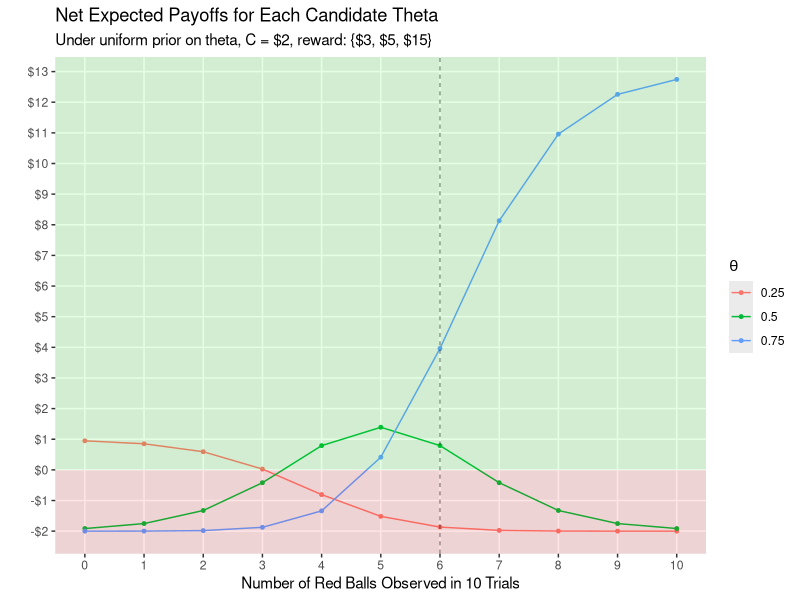
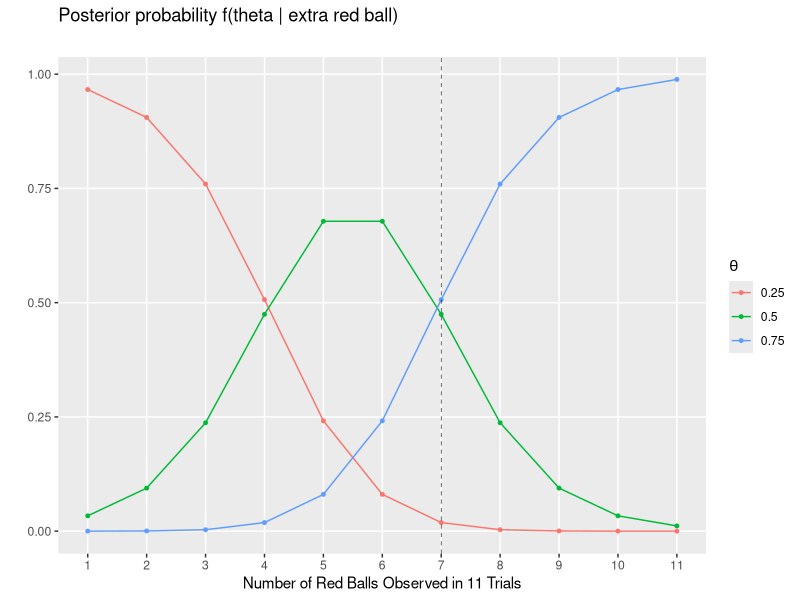
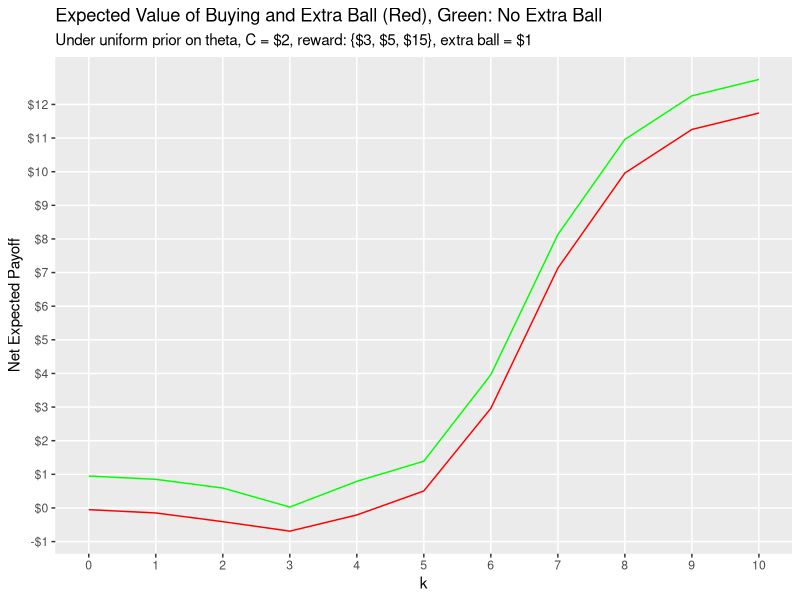

Write the R code that produced these figures, in order.
library(dplyr)
library(tidyr)
library(ggplot2)
library(scales)

theta  <- c(0.25, 0.50, 0.75)
prior  <- c(1/3, 1/3, 1/3)
payoff <- c(3, 5, 15)
N <- 10
k <- 0:N
C <- 2      # cost to play     
extraC <- 1 # cost of extra ball

prop_lik <- function(N, k, theta) {
  theta^k * (1 - theta)^(N - k)
}

EV <- function(C, payoff, p) {
  payoff * p - C
}

post <- matrix(nrow = length(theta), ncol = N + 1)
for (i in 1:ncol(post)) {
  unnorm_post  <- prop_lik(N, k[i], theta) * prior
  post[, i] <- unnorm_post / sum(unnorm_post)
}

rownames(post) <- as.character(theta)
colnames(post) <- k

net <- EV(C, payoff, post)
net_E_payoff_no_extra_ball <- apply(net, 2, max)

wide_to_long <- function(w) {
  df <- as.data.frame(w)
  df <- df |> 
    mutate(theta = rownames(w))  
  long <- df |>
    pivot_longer(
      cols = -theta,           
      names_to = "k",          
      values_to = "value" 
    )
  long <- long |>
    mutate(k = as.numeric(k),
           theta = as.factor(theta))
  return(long)
}

net_wide <- wide_to_long(net)

plot_thetas <- function(net, k, anot = TRUE, dollars = TRUE) {
  p <- ggplot(net, aes(x = k, y = value, color = theta, group = theta)) +
    geom_line(linewidth = 0.5) +
    geom_point(size = 1) +
    scale_x_continuous(breaks = 0:max(k)) +
    labs(
      x = "Number of Red Balls Observed in 10 Trials",
      y = "",
      color = expression(theta)
    ) +
    theme(panel.grid.minor = element_blank()) +
    ggtitle("Net Expected Payoffs for Each Candidate Theta",
            subtitle = "Under uniform prior on theta, C = $2, reward: {$3, $5, $15}")
  if (dollars) {
    p <- p + scale_y_continuous(
      breaks = seq(floor(min(net$value)), 
                   ceiling(max(net$value)), by = 1),
      labels = dollar_format(prefix = "$")
    ) 
  }
  if (anot) {
    p <- p + annotate("rect", xmin = -Inf, xmax = Inf, ymin = -Inf, ymax = 0, 
             fill = "red", alpha = 0.1) +
      annotate("rect", xmin = -Inf, xmax = Inf, ymin = 0, ymax = Inf, 
             fill = "green", alpha = 0.1)
  }
  return(p)
}

p1 <- plot_thetas(net_wide, k) + geom_vline(xintercept = 6, size = 0.2, linetype = "dashed")

# Buying an extra ball, so 11 trials
theta_x_post_red <- theta * post
colnames(theta_x_post_red) <- k + 1 
p_next_red <- colSums(theta_x_post_red)
p_next_green <- 1 - p_next_red

# extra ball is red
norm_next_red <- sweep(theta_x_post_red, MARGIN = 2, STATS = p_next_red, FUN = "/")
long <- wide_to_long(norm_next_red)
p2 <- plot_thetas(long, k + 1, dollars = FALSE, anot = FALSE) +
  ggtitle("Posterior probability f(theta | extra red ball)", subtitle = "") +
  xlab("Number of Red Balls Observed in 11 Trials") +
  geom_vline(xintercept = 7, size = 0.2, linetype = "dashed")

# computed expected payoff under extra red ball
E_payoff_red <- norm_next_red
for (i in 1:length(payoff)) {
  E_payoff_red[i, ] <- E_payoff_red[i, ] * payoff[i]
}

# extra ball is green
theta_x_post_geen <- (1 - theta) * post
colnames(theta_x_post_geen) <- k + 1 
norm_next_green <- sweep(theta_x_post_geen, MARGIN = 2, STATS = p_next_green, FUN = "/")

# computed expected payoff under extra green ball
E_payoff_green <- norm_next_green
for (i in 1:length(payoff)) {
  E_payoff_green[i, ] <- E_payoff_green[i, ] * payoff[i]
}

max_payoff_red <- apply(E_payoff_red, 2, max)
max_payoff_green <- apply(E_payoff_green, 2, max)

# subtract $2 to play and $1 for an extra ball
net_E_payoff <- p_next_red * max_payoff_red + p_next_green * max_payoff_green - 3
df <- data.frame(net_E_payoff_no_extra_ball, net_E_payoff, k = k)
p3 <- ggplot(df, aes(x = k, y = net_E_payoff_no_extra_ball)) +
  geom_line(color = "green", size = 0.5) +
  geom_line(aes(y = net_E_payoff), color = "red", size = 0.5) +
  scale_y_continuous(
    breaks = seq(floor(min(df$net_E_payoff)), 
                 ceiling(max(df$net_E_payoff)), by = 1),
    labels = dollar_format(prefix = "$")) +
  scale_x_continuous(breaks = 0:max(k)) +
  theme(panel.grid.minor = element_blank()) +
  ylab("Net Expected Payoff") +
  ggtitle("Expected Value of Buying and Extra Ball (Red), Green: No Extra Ball",
          subtitle = "Under uniform prior on theta, C = $2, reward: {$3, $5, $15}, extra ball = $1")
  
